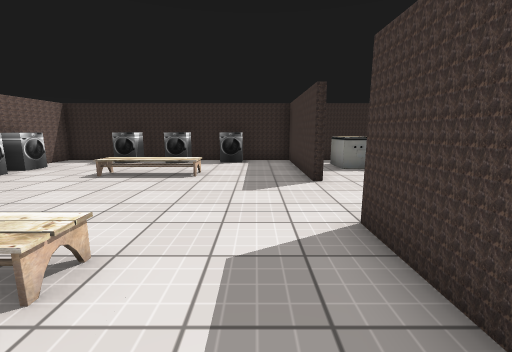
view 1 (above)

16 first-person views from a walk through a scene from a Unity 3-D project. The camera is 1.3 m above the floor, tilts 10° down and sees 90° across. The floor is counted in squares, 1 m on a side. Each view is taken from the middle of a square. On the plan, view 1 faces up. The plan holds only what a view shows up to about 13 squares ahead; the rest is blank. The player is left out. Some animated figures are not drawn. Some surface patterns are stand-ins.

view 2
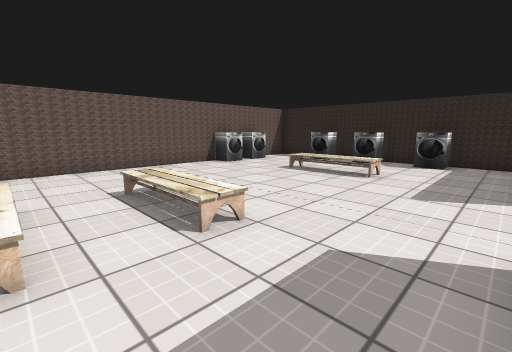

view 3
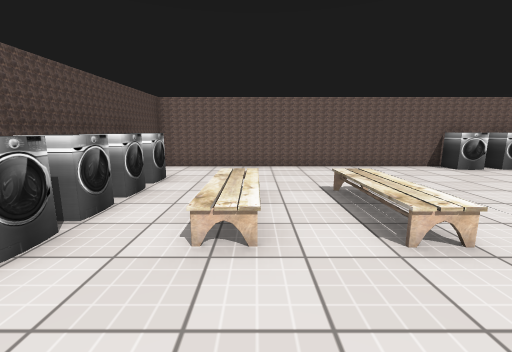

view 4
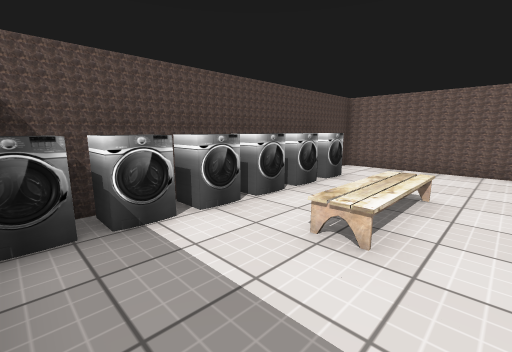

view 5
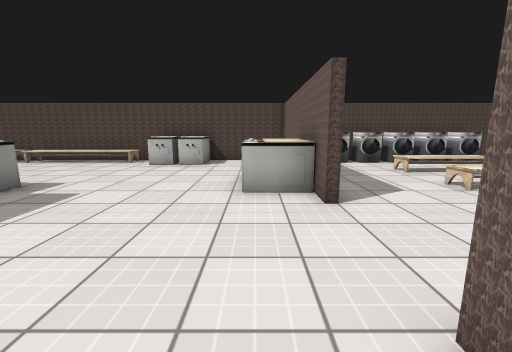

view 6
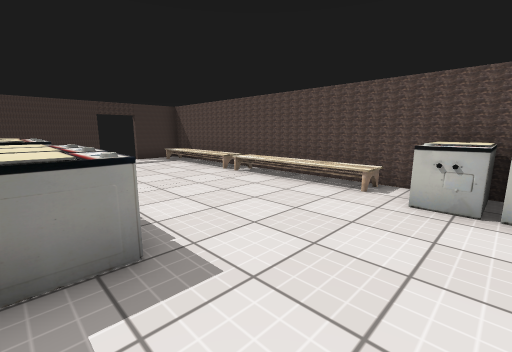

view 7
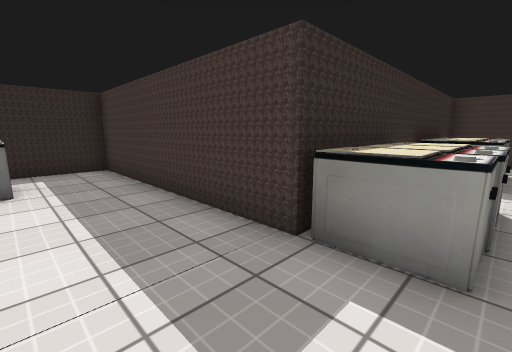

view 8
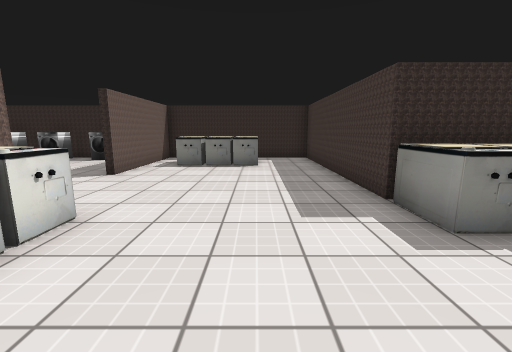

view 9
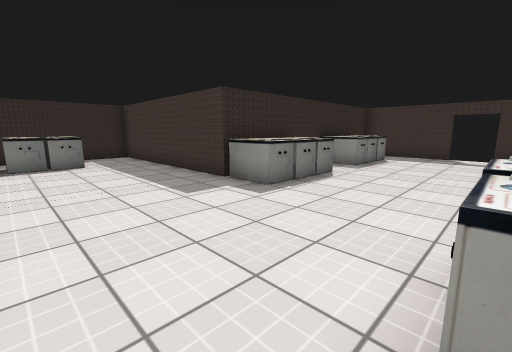

view 10
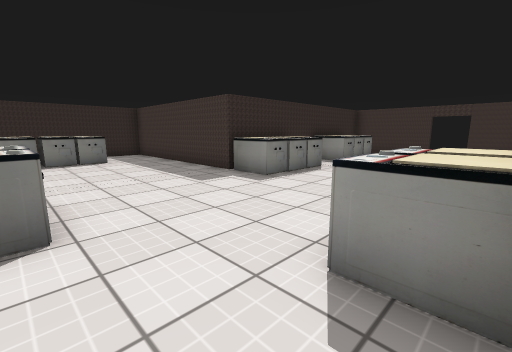

view 11
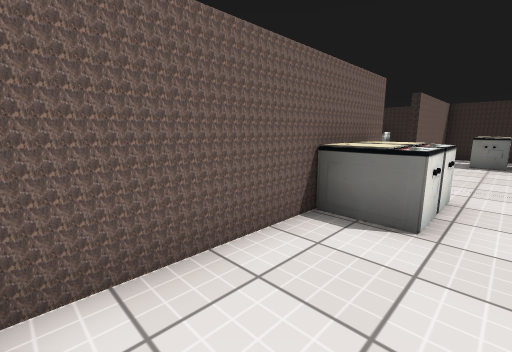

view 12
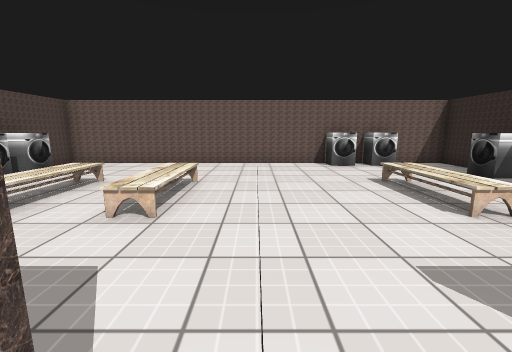

view 13
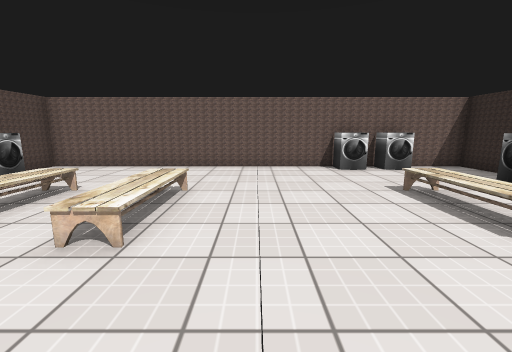

view 14
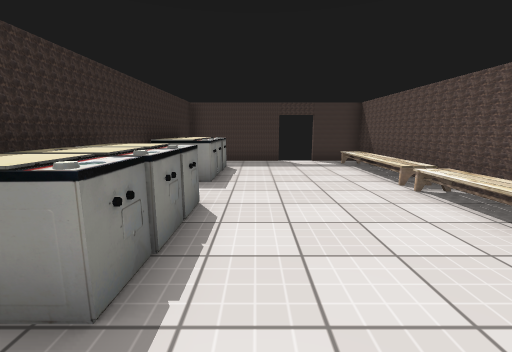

view 15
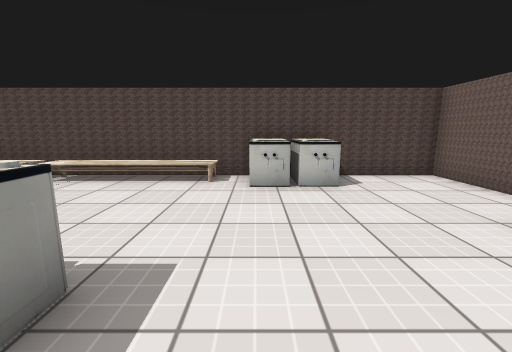

view 16
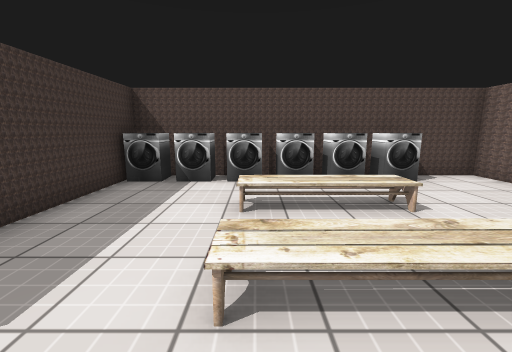

### Floor plan
Key: @ floor where view 1 was taken; # wall or solid block; . floor; / step, stairs or slope; = window, fence, low wall or low ledge; ^ raised ledge; M machine; O other object.
Columns run from 9 left of view 1 to 19 right of it. Each row starts with its distance up from view 1.
 12 ###################
 11 #..MMMM.M..#......#
 10 #..........#^^^^..#
  9 #M.........#^^^^..#
  8 #M...///...#......#
  7 #M.........#......#
  6 #.................#
  5 #.................#
  4 #.................##########
  3 #..........#=.....^^^..^^^.#
  2 #....///...#^.....^^^..^^^.#
  1 #..........#^..............#
  0 #....///.@.#...............##
 -1 #....///...#................
 -2 #..........#..^^^..........##
 -3 #..MMMMMMMM#..^^^....O....O#
 -4 ############################

Positions as (right, up) in squares from view 1, and headings:
1: (0, 0), facing up
2: (1, 0), facing up-left
3: (1, 0), facing left
4: (1, 1), facing down-left
5: (3, 8), facing down
6: (6, 3), facing down-right
7: (6, 2), facing up-right
8: (6, -1), facing up
9: (4, -2), facing up-right
10: (3, -3), facing up-right
11: (4, -3), facing up-left
12: (2, 4), facing left
13: (1, 4), facing left
14: (7, 1), facing right
15: (7, 4), facing down
16: (-2, 4), facing down
